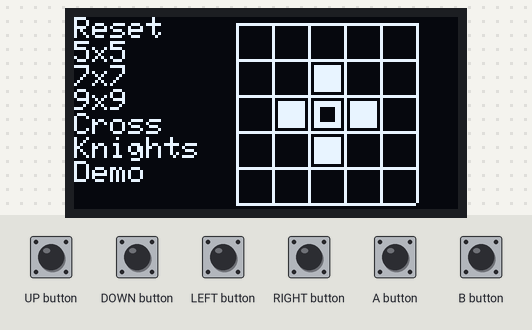
Recording of a sketch running on a simulated Arduboy, built with avr-gcc and run on an emulated ATmega32U4. On the bench: 128×64 one-colour display. Inputs (shaded band) come from the test bench. Random numbers use the default seed unless the sketch sets one.

Above: at 1.2 s.
1.3 s: UP button pressed for 0.15 s
At 2.3 s:
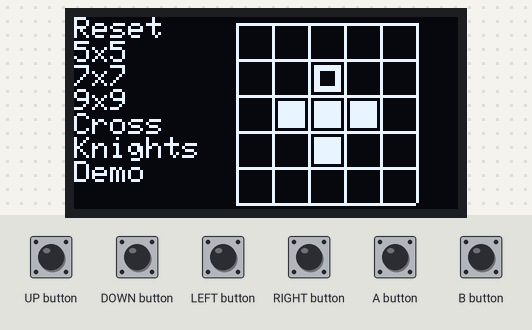
2.9 s: LEFT button pressed for 0.15 s
At 4.1 s:
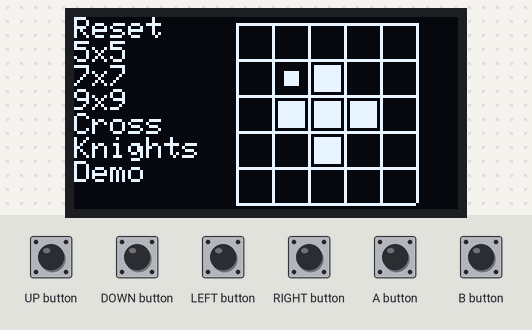
4.5 s: DOWN button pressed for 0.15 s
At 4.9 s:
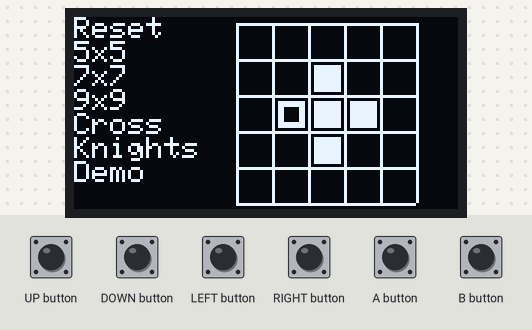
6.1 s: A button pressed for 0.15 s
At 6.7 s:
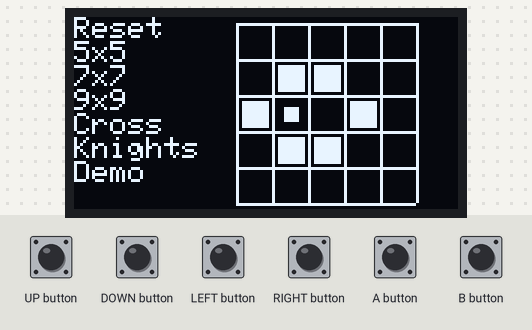
7.7 s: RIGHT button pressed for 0.15 s
At 8.5 s:
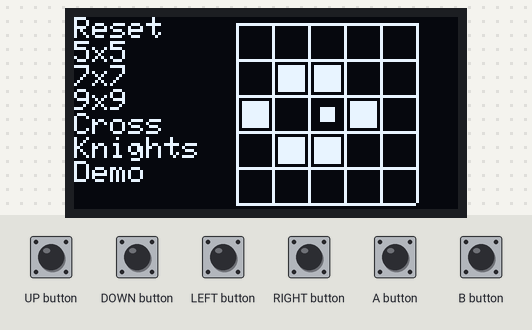
9.3 s: B button pressed for 0.15 s
At 10.7 s:
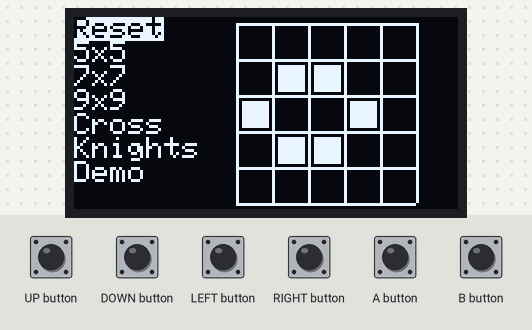
Timing chart, 0 to 11.9 s (numbered marks = the images above; inputs shaded):
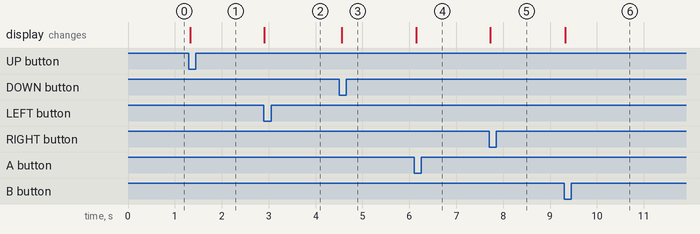

Measured:
- after the input at 1.3 s, the display: changes at once (image 1)
- after the input at 2.9 s, the display: changes at once (image 2)
- after the input at 4.5 s, the display: changes after 0.06 s (image 3)
- after the input at 6.1 s, the display: changes after 0.05 s (image 4)
- after the input at 7.7 s, the display: changes at once (image 5)
- after the input at 9.3 s, the display: changes at once (image 6)

The sketch:

Arduboy5x5.ino
```cpp
//  Arduboy 5x5.
//  Port of the 5x5 puzzle game to the Arduboy platform.
//  Port of 5x5, 7x7 and 9x9 grids on both Cross and Knights format.
//  128 x 64 pixel screen prevents port over of 11x11 board (9x9 was a squeeze!)
//
//  John Stephenson  July 2017
//
#include <Arduboy2.h>
#include <ArduboyTones.h>
Arduboy2 arduboy;
ArduboyTones sound(arduboy.audio.enabled);
//      Program Memory
//      End Game Melody - Shave and a haircut, two bits.
const uint16_t tune[] PROGMEM = {NOTE_C5,256,NOTE_G4,96,NOTE_REST,32,NOTE_G4,128,
                                 NOTE_A4,256,NOTE_G4,256,NOTE_REST,256,NOTE_B4,256,
                                 NOTE_C5,256,NOTE_REST,2048,TONES_END};

//      Global Variables
byte    grid[81];   // Array of cells
byte    offset[14][2] = {{0,0},{0,-1},{-1,0},{1,0},{0,1},{0,0},{-1,-2},{1,-2},{-2,-1},{2,-1},{-2,1},{2,1},{-1,2},{1,2}};
byte    demo[176]      = {0,1,5,6,8,9,13,14,16,17,18,21,22,24,
                         0,1,3,5,6,7,8,9,11,12,13,15,16,18,19,21,27,29,30,32,33,35,36,37,39,40,41,42,43,45,47,48,
                         1,7,12,13,14,18,21,23,26,30,32,37,39,41,43,47,51,54,55,57,59,61,62,63,64,67,70,71,75,77,
                         0,2,4,6,7,8,10,11,13,14,16,17,18,20,22,24,
                         0,1,2,3,6,8,9,11,12,13,15,19,20,21,27,28,29,33,35,36,37,39,40,42,45,46,47,48,
                         0,1,4,7,8,9,10,11,12,13,14,15,16,17,18,19,22,25,26,27,29,31,33,35,
                         36,37,38,39,41,42,43,44,45,47,49,51,53,54,55,58,61,62,63,64,65,66,67,68,
                         69,70,71,72,73,76,79,80};

char    menutext[7][8]={"Reset","5x5","7x7","9x9","Cross","Knights","Demo"};
byte    cells;      // Number of white Squares
byte    gridsize=5;
byte    cx, cy;
byte    ox, oy, ix, iy;
byte    o1=0,o2=8;
byte    i1=0,i2=4;
byte    menuoption=0;
bool    menuactive=false;
bool    demoactive=false;
bool    demoeven=false;   // True if an even number of passes have been made through the demo section.
byte    demoindex;
byte    knights=0;
bool    soundplayed=false;
byte    framerate=15,framecount=15;

//      Function prototypes
void    change_squares(byte x, byte y);
void    draw_square(byte x, byte y);
void    draw_menu();
void    draw_cursor(byte x, byte y);
void    puzzle_reset();
void    shuffle_demo(int strdemo, int enddemo);

void setup()
{
  gridsize = 5;
  cells = 0;
  arduboy.begin();
  arduboy.setFrameRate(framerate);
  sound.volumeMode(VOLUME_ALWAYS_HIGH);
  puzzle_reset();
}

void loop()
{
  // Wait for the start of the next frame
  if (!arduboy.nextFrame())
    return;
  // Maintain the frame count to act
  // as a 1 second timer for the demo mode.
  framecount--;
  if(!framecount)
     {
      framecount=framerate;
      if(demoactive)
      {
       demoeven=demoeven ? false : true;
       if(demoeven)
       {
        change_squares(demo[demoindex]%gridsize,demo[demoindex]/gridsize);
        demoindex++;
        if(cells==gridsize*gridsize)
          demoactive=false;
      }
       else
       {
        draw_cursor(demo[demoindex]%gridsize,demo[demoindex]/gridsize);
       }
       arduboy.display();
       return;
      }
     }

  // Bail out of loop() until the demo completes.
  // When the cell count = gridsize^2 in the above code, it will turn the demo mode off.
  if(demoactive)
    return;

  if(sound.playing())
  {
    // Keep the end of game display running until the tune ends.
    // This includes the two second silence at the end of the tune.
    // 'return' from the loop() function at the end of this block of
    // code to prevent any response until the tune has finished.

   soundplayed=true;
   change_squares(random(0,gridsize),random(0,gridsize));
   arduboy.display();
   return;
  }

  if(soundplayed)
  {
      soundplayed=false;
      demoactive=false;
      puzzle_reset();
  }

  if(cells==gridsize*gridsize)
    {
    if(!soundplayed)
     {
      sound.tones(tune);
      draw_square(cx, cy);
     }
    }

  arduboy.pollButtons();

  if (arduboy.justPressed(UP_BUTTON) == true)
  {
  if(menuactive)
  {
    if(menuoption>0)
    {
      menuoption--;
      draw_menu();
      arduboy.display();
    }
  }
  else
   if(cy > 0)
   {
    draw_square(cx, cy);
    cy--;
    draw_cursor(cx, cy);
    arduboy.display();
   }
  }

  if(arduboy.justPressed(DOWN_BUTTON) == true)
  if(menuactive)
  {
    if(menuoption<6)
    {
      menuoption++;
      draw_menu();
      arduboy.display();
    }
 }
 else
  if(cy < gridsize-1)
  {
    draw_square(cx, cy);
    cy++;
    draw_cursor(cx, cy);
    arduboy.display();
  }

  if (arduboy.justPressed(LEFT_BUTTON) == true && cx > 0 && !menuactive)
  {
    draw_square(cx, cy);
    cx--;
    draw_cursor(cx, cy);
    arduboy.display();
  }

  if (arduboy.justPressed(RIGHT_BUTTON) == true && cx < gridsize-1 && !menuactive)
  {
    draw_square(cx, cy);
    cx++;
    draw_cursor(cx, cy);
    arduboy.display();
  }
  // If the menu is active, then execute the selected action............
  if (arduboy.justPressed(A_BUTTON) == true)
  {
    if(menuactive)
    {
      menuactive=false;
      switch(menuoption)
      {
        case 0:
          // Reset the current mode
          puzzle_reset();
          break;
        case 1:
          // 5x5
          gridsize=5;
          puzzle_reset();
          break;
        case 2:
          // 7x7
          gridsize=7;
          puzzle_reset();
          break;
        case 3:
          // 9x9
          gridsize=9;
          puzzle_reset();
          break;
        case 4:
          // Cross pattern mode
          knights=0;
          puzzle_reset();
          break;
        case 5:
          // Knights pattern mode
          knights=1;
          puzzle_reset();
          break;
        case 6:
          // Start the demo mode
          demoactive=true;
          arduboy.initRandomSeed();
          framecount=framerate;
          // Set the demo offsets for Cross/Knights mode.
            switch(gridsize)
            {
             case 5:
               demoindex=knights ? 76:0;
               shuffle_demo(knights ? 76:0,knights ? 92:14);
               break;
             case 7:
               demoindex=knights ? 92:14;
               shuffle_demo(knights ? 92:14,knights ? 120:46);
               break;
             case 9:
               demoindex=knights ? 120:46;
               shuffle_demo(knights ? 120:46,knights ? 176:76);
               break;
            }
          demoeven=true;
          puzzle_reset();
          break;
       }
    }
    else
    // ...............  otherwise change the current square.
    {
     change_squares(cx, cy);
     draw_cursor(cx, cy);
     arduboy.display();
    }
  }

  // Toggle the menu active state
  if (arduboy.justPressed(B_BUTTON) == true)
  {
    menuactive=menuactive ? false:true;
    draw_menu();
    // Remove/replace the cursor square
    if(menuactive)
      draw_square(cx,cy);
    else
      draw_cursor(cx, cy);
    arduboy.display();
  }
}

// Draw the background grid pattern
void draw_grid()
{
  byte i;

  switch(gridsize)
  {
   case 5:
    for (i = 0; i < 6; i++)
    {
      arduboy.drawFastHLine(54, 2 + i * 12, 60, WHITE);
      arduboy.drawFastVLine(54 + i * 12, 2, 60, WHITE);
    }
    break;

    case 7:
     for (i = 0; i < 8; i++)
    {
      arduboy.drawFastHLine(54, 0 + i * 9, 64, WHITE);
      arduboy.drawFastVLine(54 + i * 9, 0, 64, WHITE);
    }
    break;

     case 9:
     for (i = 0; i < 10; i++)
    {
      arduboy.drawFastHLine(54, 4 + i * 6, 55, WHITE);
      arduboy.drawFastVLine(54 + i * 6, 4, 55, WHITE);
    }
    break;
  }
}

// Invert the squares within the board centred on x,y
// Cross pattern:   Use elements 0-4. Knights pattern: Use elements 5-13
void change_squares(byte x, byte y)
{
  byte nx, ny;
  byte i, first, last;

  first = knights * 5;
  last = knights * 9 + 5;

  for (i = first; i < last; i++)
    // Invert this square and those within range.
  {
    nx = x + offset[i][0];
    ny = y + offset[i][1];
    // If this square is within the current grid size......
    if (nx >= 0 && nx < gridsize && ny >= 0 && ny < gridsize)
    {
      // .......invert this square, and maintain the cell count.
      cells += (grid[ny * gridsize + nx] ^= 1) ? 1 : -1;

      // Draw this square
      draw_square(nx, ny);
    }
  }
}

// Draw the square at grid position  x , y
void draw_square(byte x, byte y)
{
  switch(gridsize)
  {
    case 5:
     arduboy.fillRect(56 + 12 * x, 4 + 12 * y, 9, 9, grid[y * gridsize + x] ? WHITE : BLACK);
     break;

    case 7:
     arduboy.fillRect(56 + 9 * x, 2 + 9 * y, 6, 6, grid[y * gridsize + x] ? WHITE : BLACK);
     break;

    case 9:
     arduboy.fillRect(55 + 6 * x, 5 + 6 * y, 5, 5, grid[y * gridsize + x] ? WHITE : BLACK);
     break;
  }
}

// Draw the cursor at grid position  x , y
void draw_cursor(byte x, byte y)
{
  switch(gridsize)
  {
  case 5:
     arduboy.fillRect(58 + 12 * x, 6 + 12 * y, 5, 5, grid[y * gridsize + x] ? BLACK : WHITE);
     break;
  case 7:
     arduboy.fillRect(57 + 9 * x, 3 + 9 * y, 4, 4, grid[y * gridsize + x] ? BLACK : WHITE);
     break;
  case 9:
     arduboy.fillRect(56 + 6 * x, 6 + 6 * y, 3, 3, grid[y * gridsize + x] ? BLACK : WHITE);
     break;
  }
}

// Draw the menu down the left side of the screen
void draw_menu()
{
  byte i;
  arduboy.setCursor(0,0);
  for(i=0;i<7;i++)
  {
    if(menuactive)
    {
     arduboy.setTextColor(i==menuoption ? BLACK:WHITE);
     arduboy.setTextBackground(i==menuoption ? WHITE:BLACK);
    }
    arduboy.println(menutext[i]);
  }
  // Leave set in white on black state.
  arduboy.setTextColor(WHITE);
  arduboy.setTextBackground(BLACK);
}

// Reset the puzzle
void puzzle_reset()
{
  arduboy.clear();
  memset(grid,0,sizeof grid);
  cells=0;
  draw_menu();
  cx = cy = gridsize/2;
  draw_grid();
  change_squares(cx, cy);
  if(!demoactive)
     draw_cursor(cx, cy);
  arduboy.display();
}

// Shuffle the moves between the start/end
// of the demo section for this mode.
void    shuffle_demo(int strdemo, int enddemo)
{
  int i,ix,iy;
  byte z;
   for(i=0;i<1000;i++)
   {
    ix=random(strdemo,enddemo);
    iy=random(strdemo,enddemo);
    // Swap these two elements
    z=demo[ix];
    demo[ix]=demo[iy];
    demo[iy]=z;
   }
}
```
